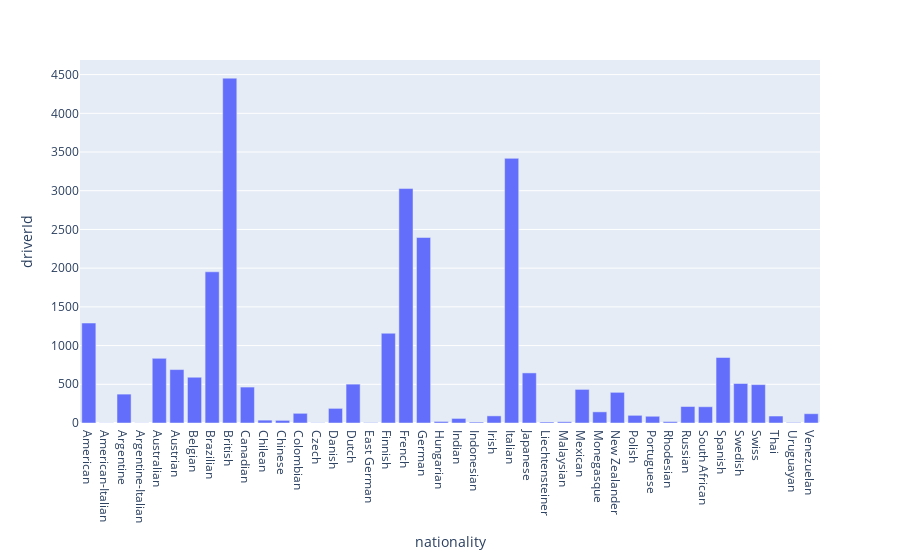

Notebook source saved alongside this figure:
### Code cell
fig=px.bar(drivers_grouped,x='nationality', y='driverId')
fig.show()

### Figure 1 — Plotly figure (JSON) as saved in the notebook; plotly's stock layout.template omitted (floating-point values rounded to 4 significant figures)
{"data": [{"alignmentgroup": "True", "hovertemplate": "nationality=%{x}<br>driverId=%{y}<extra></extra>", "legendgroup": "", "marker": {"color": "#636efa", "pattern": {"shape": ""}}, "name": "", "offsetgroup": "", "orientation": "v", "showlegend": false, "textposition": "auto", "type": "bar", "x": ["American", "American-Italian", "Argentine", "Argentine-Italian", "Australian", "Austrian", "Belgian", "Brazilian", "British", "Canadian", "Chilean", "Chinese", "Colombian", "Czech", "Danish", "Dutch", "East German", "Finnish", "French", "German", "Hungarian", "Indian", "Indonesian", "Irish", "Italian", "Japanese", "Liechtensteiner", "Malaysian", "Mexican", "Monegasque", "New Zealander", "Polish", "Portuguese", "Rhodesian", "Russian", "South African", "Spanish", "Swedish", "Swiss", "Thai", "Uruguayan", "Venezuelan"], "xaxis": "x", "y": [1291, 2, 373, 2, 835, 690, 591, 1953, 4454, 464, 37, 34, 125, 3, 189, 502, 5, 1159, 3028, 2396, 20, 59, 12, 92, 3418, 647, 13, 16, 434, 144, 396, 99, 87, 18, 213, 210, 846, 510, 496, 90, 7, 120], "yaxis": "y"}], "layout": {"barmode": "relative", "legend": {"tracegroupgap": 0}, "margin": {"t": 60}, "xaxis": {"anchor": "y", "domain": [0, 1], "title": {"text": "nationality"}}, "yaxis": {"anchor": "x", "domain": [0, 1], "title": {"text": "driverId"}}}}
